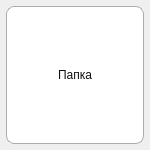
<?xml version="1.0" encoding="UTF-8"?>
<ui version="4.0">
 <class>folder_btn_widget</class>
 <widget class="QWidget" name="folder_btn_widget">
  <property name="geometry">
   <rect>
    <x>0</x>
    <y>0</y>
    <width>150</width>
    <height>150</height>
   </rect>
  </property>
  <property name="minimumSize">
   <size>
    <width>150</width>
    <height>150</height>
   </size>
  </property>
  <property name="maximumSize">
   <size>
    <width>150</width>
    <height>150</height>
   </size>
  </property>
  <property name="windowTitle">
   <string>Form</string>
  </property>
  <widget class="QPushButton" name="folder_btn">
   <property name="geometry">
    <rect>
     <x>5</x>
     <y>5</y>
     <width>140</width>
     <height>140</height>
    </rect>
   </property>
   <property name="minimumSize">
    <size>
     <width>130</width>
     <height>130</height>
    </size>
   </property>
   <property name="maximumSize">
    <size>
     <width>140</width>
     <height>140</height>
    </size>
   </property>
   <property name="styleSheet">
    <string notr="true">QPushButton{
	color: rgb(17,17,17);
	border-width: 1px;
	border-radius: 8px;
	border-color: rgb(174, 171, 171);
	border-style: solid;
	background-color: rgb(255, 255, 255);
	margin: 1px;
	padding: 4px;
}

QPushButton:hover{
	color: rgb(17,17,17);
	border-width: 1px;
	border-radius: 8px;
	border-color: rgb(174, 171, 171);
	border-style: solid;
	background-color: rgb(249, 247, 247);
	margin: 1px;
	padding: 2px;
}</string>
   </property>
   <property name="text">
    <string>Папка</string>
   </property>
  </widget>
 </widget>
 <resources/>
 <connections/>
</ui>
